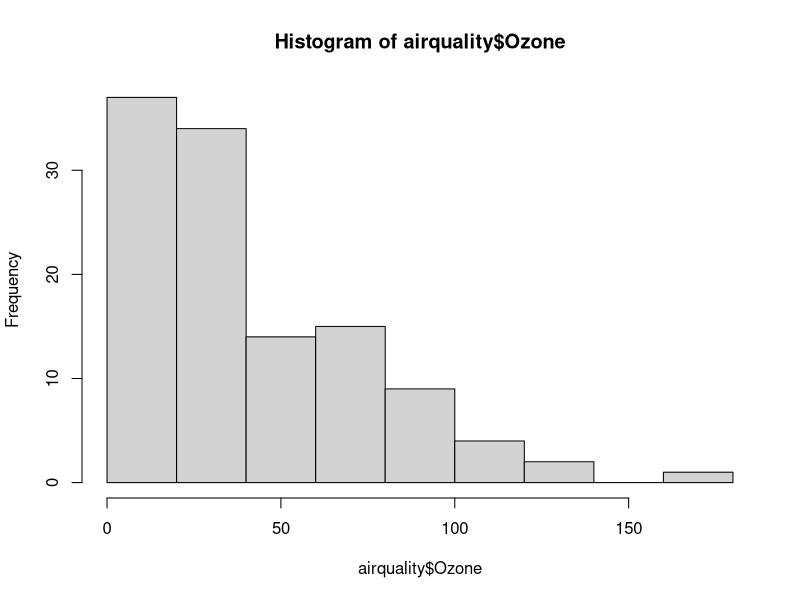
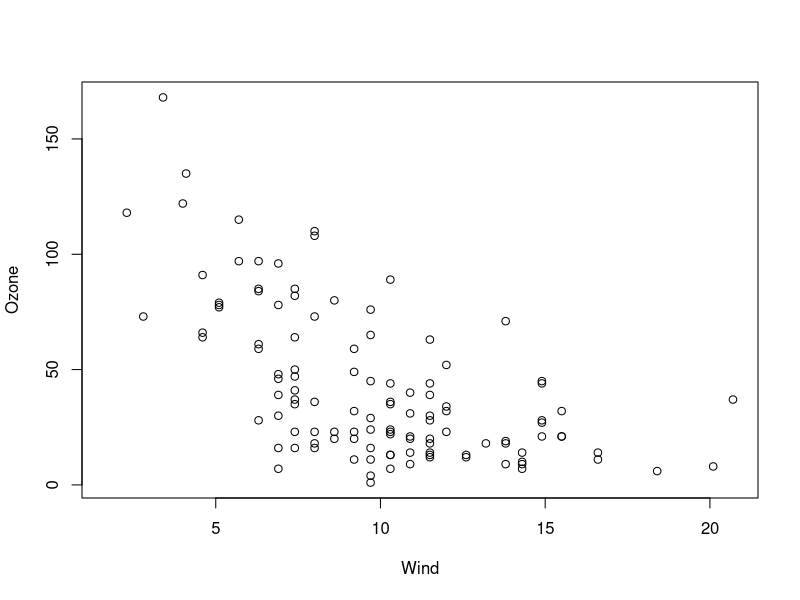
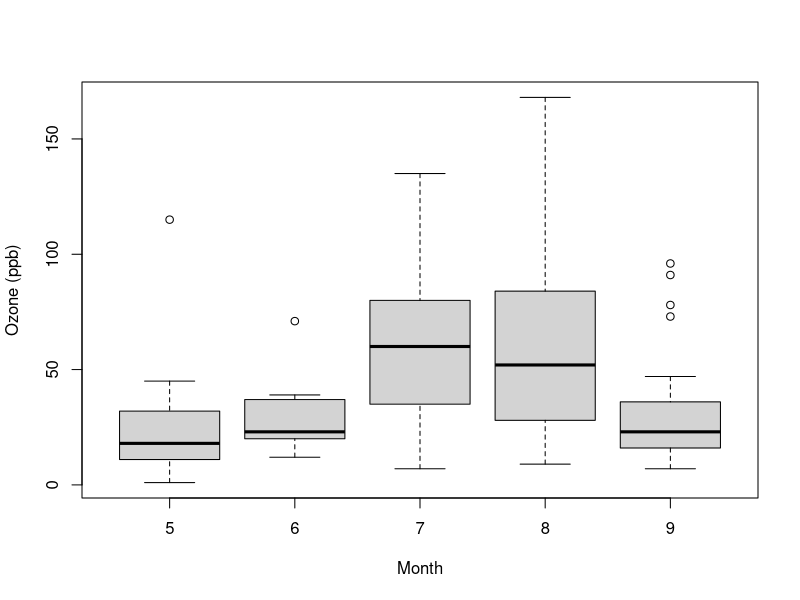
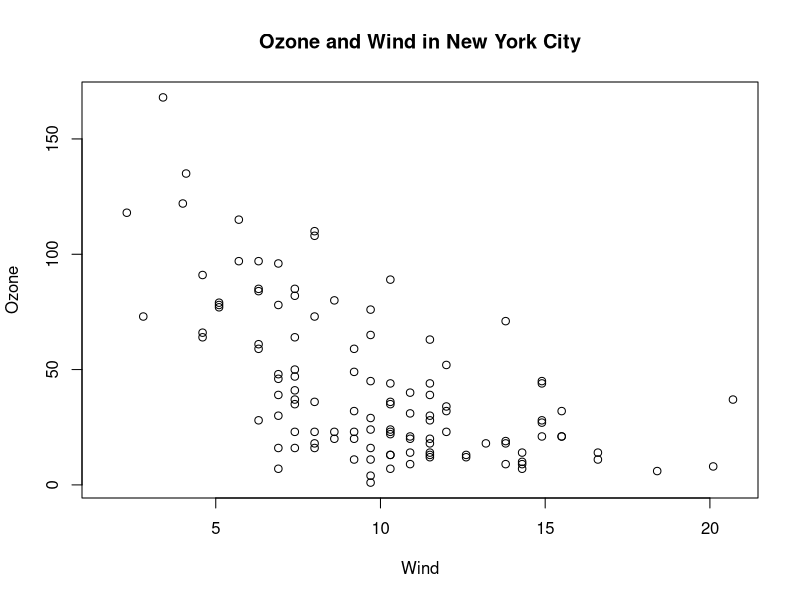
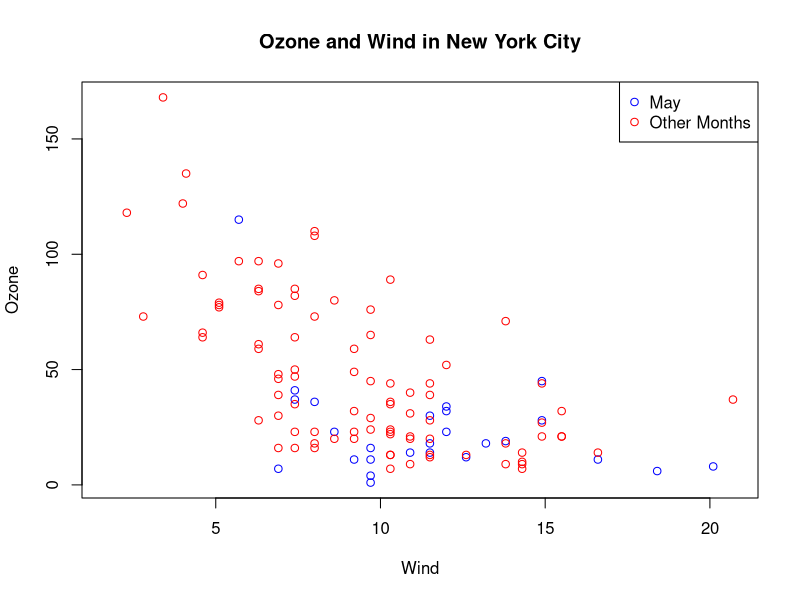
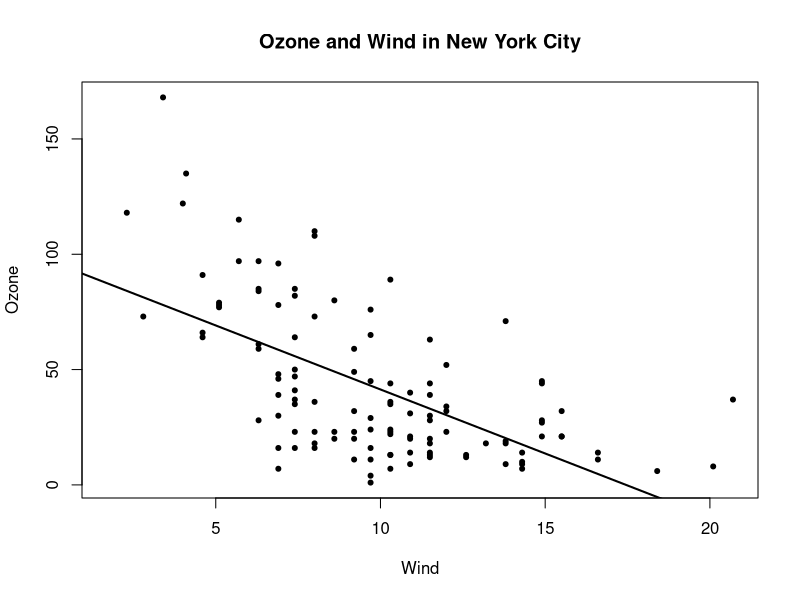
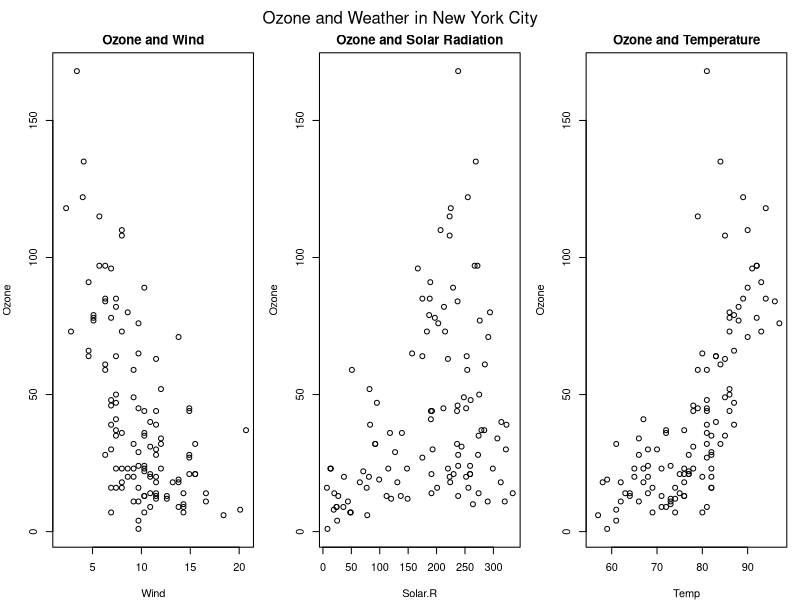
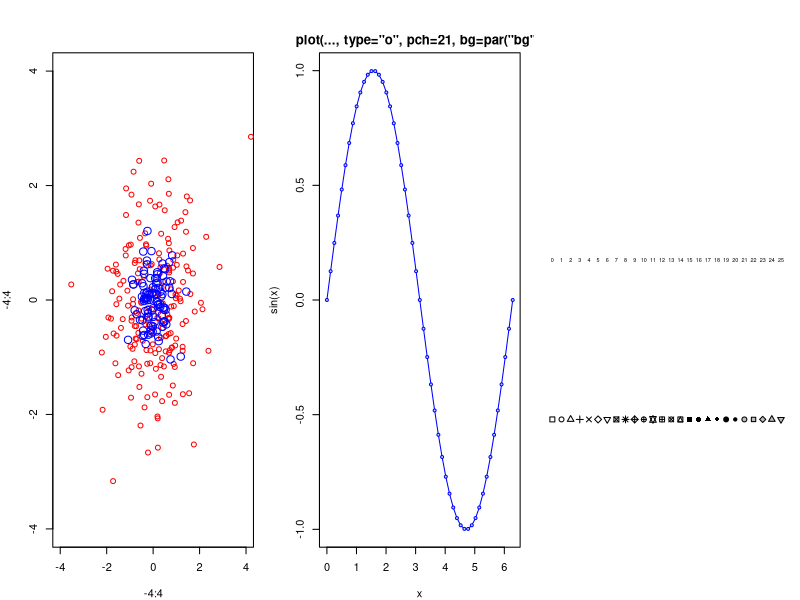

Recreate these plots in R, in order.
#####    The Base Plotting System in R    #####
###############################################


### Basics

# Core plotting system is encapsulated in a few packages:
# graphics: Contains functions for "basic" plotting systems, e.g. plot, hist,
#           bloxplot, etc.
# grDevices: Contains code implementing different graphics devices, e.g. X11,
#            PDF, PostScript, PNG, etc.
#
# Before starting to work on a plot, consider a few questions:
# 1: Where will the plot be made? On screen or in a file?
# 2: How will the plot be used? Only exploratory or for a paper, presentation, 
#    website, etc.?
# 3: Does is use a large amout of data or just a few data points?
# 4: Do you need to be able to dynamically resize the plot?
# 5: What plotting system to use? They can't be mixed.


### Base Graphics

# Two step process to create a plot with the base system:
# 1: Initialize the plot by calling plot(), hist(), etc. THis will lauch a
#    graphics device. These plots can be tweaked by parameters.
     ?par
#    will list and explain most of them.
# 2: Annotating an existing plot.

### Simple Base Graphics

library(datasets)
data(airquality)

# Histogram
hist(airquality$Ozone)

# Scatterplot
with(airquality, plot(Wind, Ozone))

# Boxplot
airquality <- transform(airquality, Month = factor(Month))
boxplot(Ozone ~ Month, airquality, xlab = "Month", ylab = "Ozone (ppb)")


### Important Parameters

# To be set as part of the plot function:
# pch: Plotting character/symbol
# lty: Line type (solid/dashed/dotted, etc)
# lwd: Line width (integer)
# col: Plotting color. colors() function gives a list of colors that can be 
#      specified by name. Colors can also be specified by number or hex code.
# xlab & ylab: Character string for the x/y-axis label 
#
# To be set in the par() function, that sets global graphics parameters. These
# can be overwritten in the plot function
# las: Orientation of the axis labels on the plot
# bg: Background color
# mar: Margin size (bottom, left, top, right)
# oma: Outer margin size (default is 0 for all sides)
# mfrow: Number of plots per row, column (plots are filled row-wise)
# mfcol: Number of plots per row, column (plots are filled column-wise)
#
# Checking default values for parameters:
par("bg")
par("mar")
par("mfrow")


### Base Plotting Functions

library(datasets)
data(airquality)

# plot: Makes scatterplot or other type, depending on the class of the object
#       being plotted
# type = "n": Using this arguement in the plot function will lead to the graphics
#             device being set up, but no data plotted
# lines: Connects dots on a plot. Takes in a vector of x-values, and one of
#        y-values or a two column matrix.
# points: Adds points to a plot.
# text: Adds text labels to a plot using specific x, y coordinates.
# axis: Adds axis ticks, labels.

# title: Adds annotations to x, y axis, title, subtitle, or outer margin
with(airquality, plot(Wind, Ozone))
title(main = "Ozone and Wind in New York City")

# legend: Adds a legend to the plot
# points: Adds points to a plot
with(airquality, plot(Wind, Ozone, main = "Ozone and Wind in New York City",
                      type = "n"))
with(subset(airquality, Month == 5), points(Wind, Ozone, col = "blue"))
with(subset(airquality, Month != 5), points(Wind, Ozone, col = "red"))
legend("topright", pch = 1, col = c("blue", "red"), 
       legend = c("May", "Other Months"))

# Regression Line: Can be added with the lm() and abline() functions
with(airquality, plot(Wind, Ozone, main = "Ozone and Wind in New York City",
                      pch = 20))
model <- lm(Ozone ~ Wind, airquality)
abline(model, lwd = 2)

# mtext: Adds arbitrary text to the inner or outer margins of the plot
par(mfrow = c(1,3), mar = c(4,4,2,1), oma = c(0,0,2,0))
with(airquality, {
    plot(Wind, Ozone, main = "Ozone and Wind")
    plot(Solar.R, Ozone, main = "Ozone and Solar Radiation")
    plot(Temp, Ozone, main = "Ozone and Temperature")
    mtext("Ozone and Weather in New York City", outer = T)
})


### Base Plotting Demonstration

# different pch values can be displayed with
example(points)
# for points 21 - 25: Specify border color with col and fill color with bg


# Plotting different (sub)sets of data onto a scatterplot
x <- rnorm(100)
y <- x + rnorm(100)
g <- gl(2, 50, labels = c("Male", "Female"))
plot(x, y, type = "n")
points(x[g == "Male"], y[g == "Male"], pch = 21, col = "Blue", bg = "Red")
points(x[g == "Female"], y[g == "Female"], pch = 21, col = "Blue", bg = "Green")